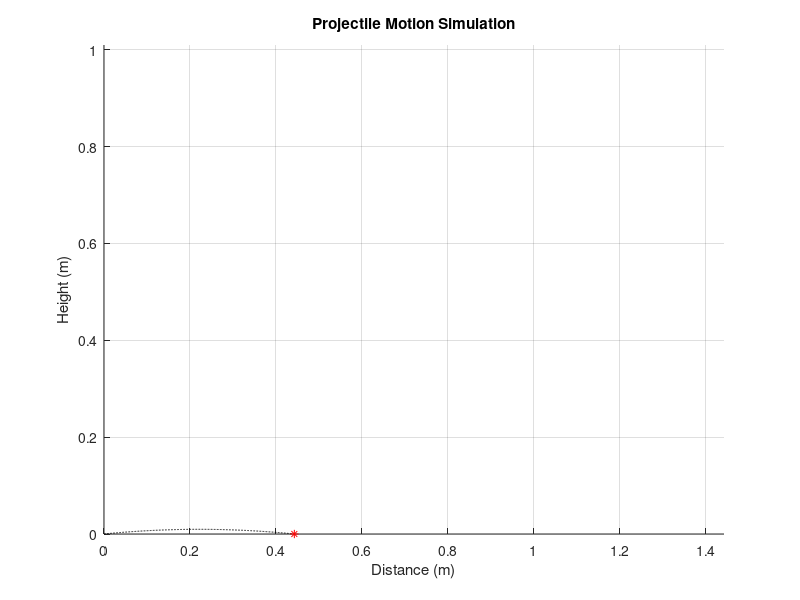

This figure's MATLAB source:
clc; clearvars; close all;

%% Inputs
u = input('Enter initial velocity (m/s): ');
theta = input('Enter launch angle (degrees): ');
theta = deg2rad(theta);

g = 9.8;

%% Time of flight
T = (2*u*sin(theta))/g;
t = linspace(0, T, 1000);

%% Trajectory equations
x = u*cos(theta).*t;
y = u*sin(theta).*t - 0.5*g*t.^2;

max_height = max(y);
range_val = max(x);

fprintf('Maximum Height: %.2f m\n', max_height);
fprintf('Range: %.2f m\n', range_val);

%% Plot setup
figure;
hold on;
grid on;

xlabel('Distance (m)');
ylabel('Height (m)');
title('Projectile Motion Simulation');

xlim([0 range_val + 1]);
ylim([0 max_height + 1]);

plot(x, y, '--k'); % full trajectory line


%% Animation
h = plot(0, 0, 'r*', 'MarkerFaceColor', 'b');

for i = 1:length(t)
    set(h, 'XData', x(i), 'YData', y(i));
    pause(0.02);
end
